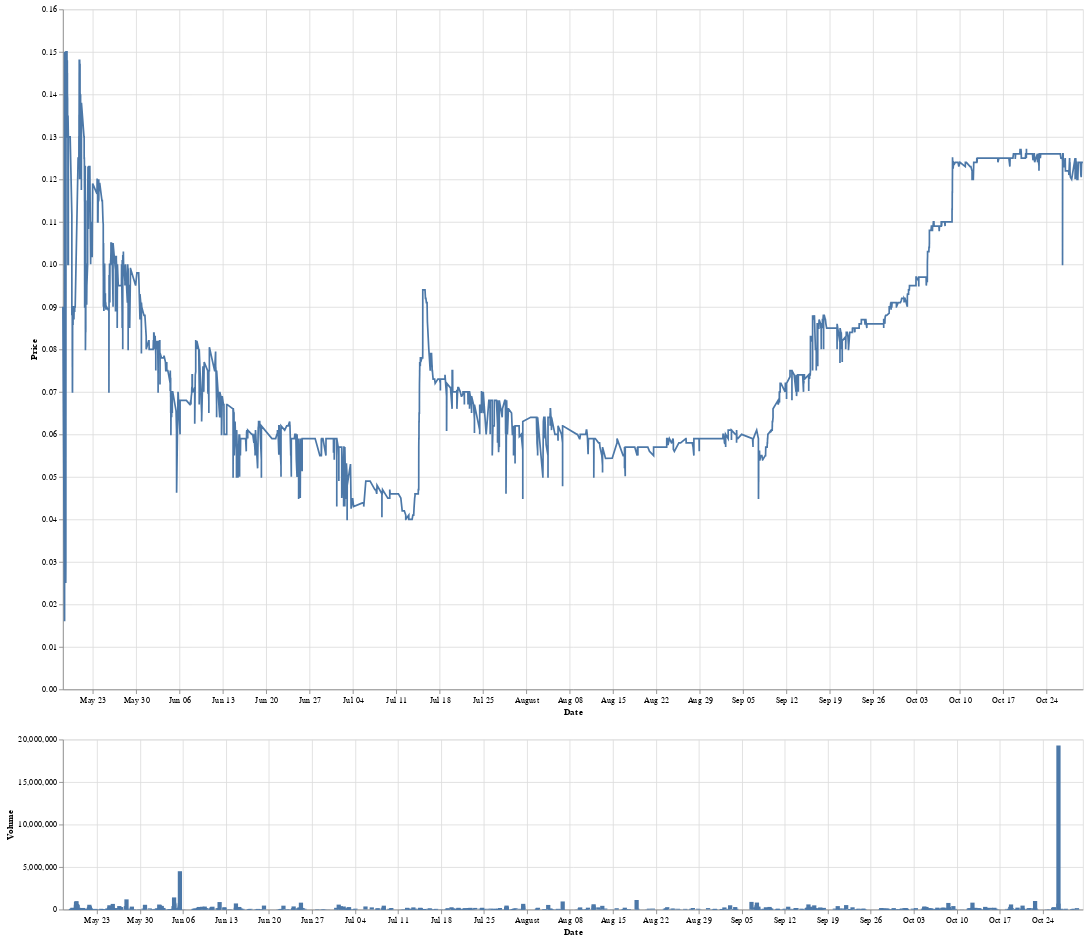

Notebook cell for this chart:
### Code cell
alt.vconcat(price_chart, chart_volume)

### Figure 1 — Vega-Lite specification as saved in the notebook (floating-point values rounded to 4 significant figures; data arrays with more than 128 entries replaced by an {"elided": "..."} marker saying what was removed)
{"config": {"view": {"continuousWidth": 400, "continuousHeight": 300}}, "vconcat": [{"data": {"name": "data-c1703467c9c702d9d4595548f1416446"}, "mark": "line", "encoding": {"tooltip": [{"type": "temporal", "field": "dateTime"}, {"type": "quantitative", "field": "displayPricePerDisplayUnit"}], "x": {"type": "temporal", "field": "dateTime", "title": "Date"}, "y": {"type": "quantitative", "field": "displayPricePerDisplayUnit", "title": "Price"}}, "height": 800, "width": 1200}, {"data": {"name": "data-e013acce7d0787d42366e8d252ecfc7c"}, "mark": "bar", "encoding": {"tooltip": [{"type": "nominal", "field": "created"}, {"type": "quantitative", "field": "displayAmount"}], "x": {"type": "temporal", "field": "created", "title": "Date"}, "y": {"type": "quantitative", "field": "displayAmount", "title": "Volume"}}, "height": 200, "width": 1200}], "$schema": "https://vega.github.io/schema/vega-lite/v4.8.1.json", "datasets": {"data-c1703467c9c702d9d4595548f1416446": {"elided": "2370 records"}, "data-e013acce7d0787d42366e8d252ecfc7c": {"elided": "2128 records"}}}
